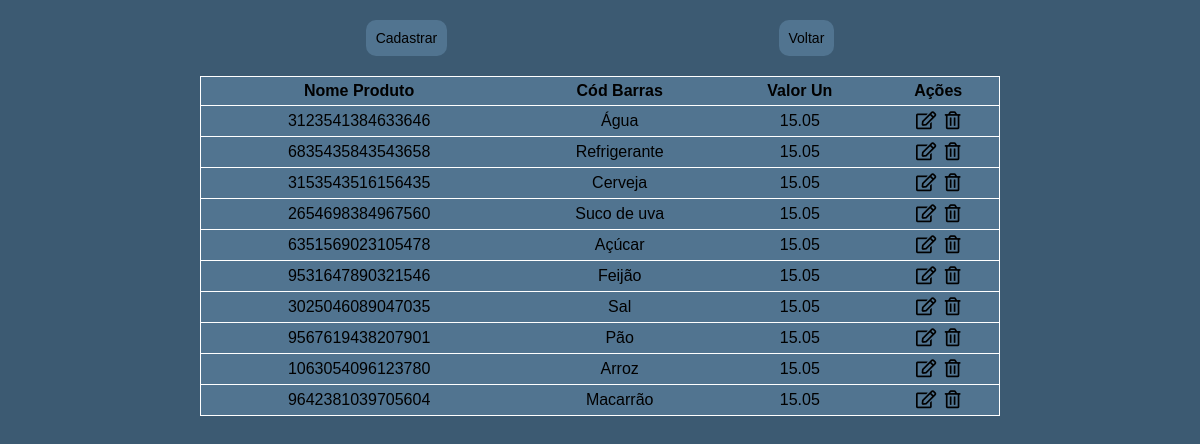
The page /produtos/readProducts.php on the database as committed earlier.
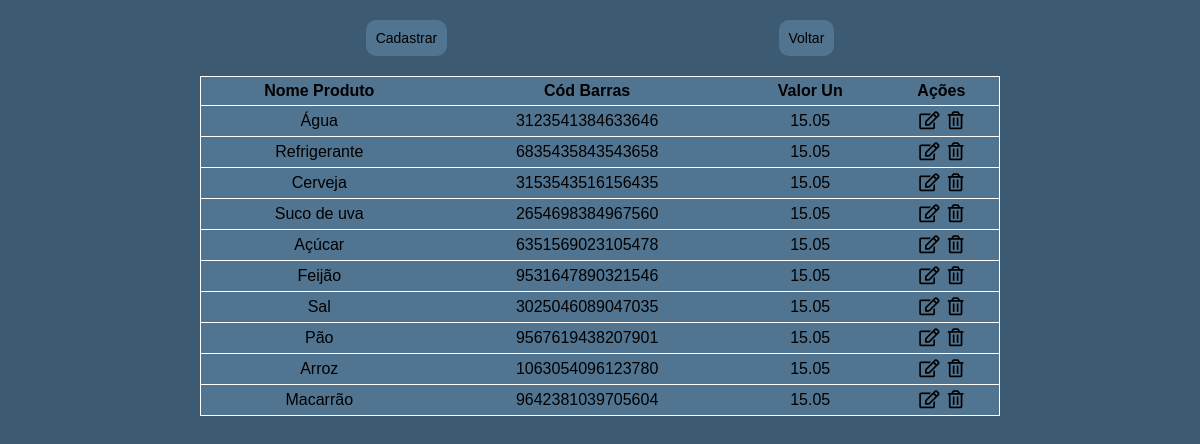
The same page on the database as committed later.
### tables this page shows
create table if not exists products(
	id int not null auto_increment primary key,
    name_product varchar(255) not null,
    bar_code varchar(40) not null unique key,
    unitary_value decimal(8,2) not null
);

### produtos/readProducts.php (the view, shortened to what this page needs)
<!DOCTYPE html>
<html lang="pt_BR">
<head>
    <link rel="stylesheet" href="../style/index.css">
    <link rel="stylesheet" href="https://cdnjs.cloudflare.com/ajax/libs/font-awesome/5.15.3/css/all.min.css" />
</head>
<body>
    <main>
        <div class="nav-client">
            <input type="button" value="Cadastrar" class="btn-new" onclick="cadProduto()">
            <input type="button" value="Voltar" class="btn-new" onclick="backHome()">
        </div>
        <table>
            <tr>
                <th>Nome Produto</th>
                <th>Cód Barras</th>
                <th>Valor Un</th>
                <th>Ações</th>
            </tr>
            <?php
            include_once('../php/connection.php');
            $produtos = $connection->query('SELECT * FROM products');
            foreach ($produtos as $product) {
                echo  '
                    <tr>
                        <td> ' . $product['name_product'] . ' </td>
                        <td> ' . $product['bar_code'] . '</td>
                        <td> ' . $product['unitary_value'] .  '</td>
                        <td>
                            <a href="./formUpdateProducts.php?id=' . $product['id'] . '"><i class="far fa-edit"></i></a>
                            <a href="./deleteProducts.php?id=' . $product['id'] . '"><i class="far fa-trash-alt"></i></a>
                        </td>
                    </tr>
                        ';
            }
            ?>
        </table>
    </main>
</body>
</html>

### style/index.css (style rules this page uses)
* { margin: 0; padding: 0; box-sizing: border-box; text-decoration: none; list-style: none; font-family: Arial, Helvetica, sans-serif; font-size: 16px; color: black; }
body { background-color: #3C5A72; }
a { text-align: center; }
main { margin: auto; max-width: 800px; }
.nav-client { display: flex; justify-content: space-around; margin: 10px 0; }
.btn-new { margin: 10px 0; padding: 10px; font-size: 14px; background-color: #517490; outline: none; cursor: pointer; border: none; border-radius: 10px; }
table, td, th { border-collapse: collapse; }
table { width: 100%; margin: auto; background-color: #517490; border: 1px solid #fff; }
td, th { padding: 5px; text-align: center; border-bottom: 1px solid #fff; }
.fa-edit, .fa-trash-alt { padding: 0 2px; cursor: pointer; font-size: 1.125em; }

Rows that differ between the two databases and show on the page:
changed products "Água": name_product "3123541384633646" → "Água"; bar_code "Água" → "3123541384633646"
changed products "Refrigerante": name_product "6835435843543658" → "Refrigerante"; bar_code "Refrigerante" → "6835435843543658"
changed products "Cerveja": name_product "3153543516156435" → "Cerveja"; bar_code "Cerveja" → "3153543516156435"
changed products "Suco de uva": name_product "2654698384967560" → "Suco de uva"; bar_code "Suco de uva" → "2654698384967560"
changed products "Açúcar": name_product "6351569023105478" → "Açúcar"; bar_code "Açúcar" → "6351569023105478"
changed products "Feijão": name_product "9531647890321546" → "Feijão"; bar_code "Feijão" → "9531647890321546"
changed products "Sal": name_product "3025046089047035" → "Sal"; bar_code "Sal" → "3025046089047035"
changed products "Pão": name_product "9567619438207901" → "Pão"; bar_code "Pão" → "9567619438207901"
changed products "Arroz": name_product "1063054096123780" → "Arroz"; bar_code "Arroz" → "1063054096123780"
changed products "Macarrão": name_product "9642381039705604" → "Macarrão"; bar_code "Macarrão" → "9642381039705604"
